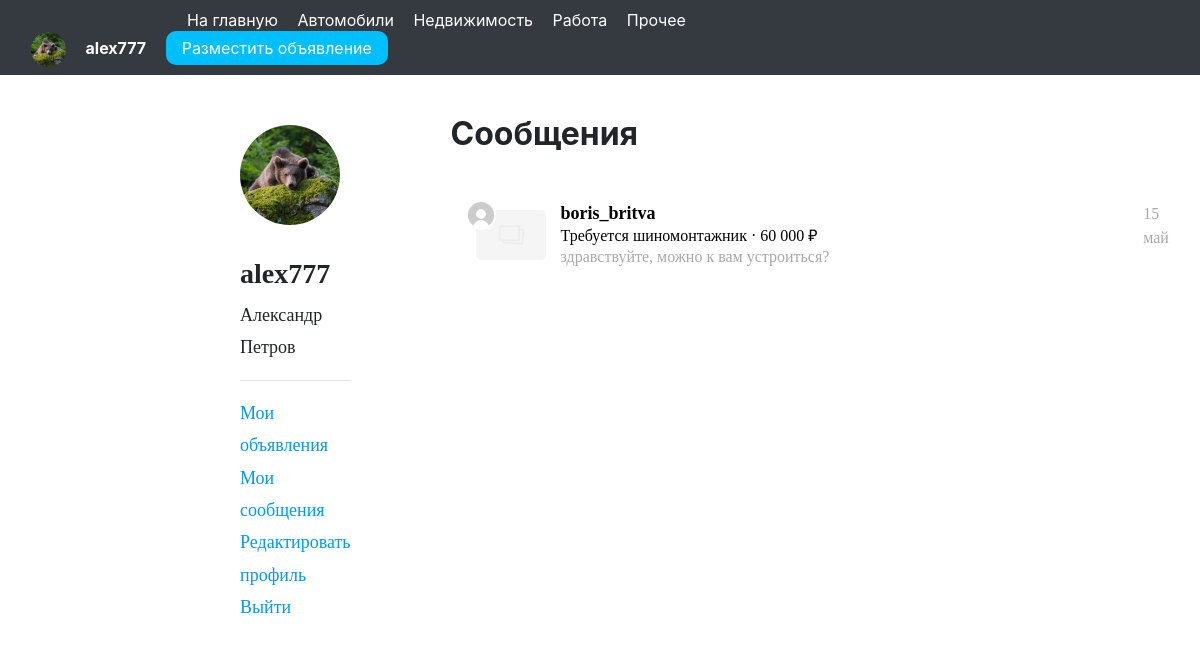
Before: /my_chats/ (signed in) with the older database file.
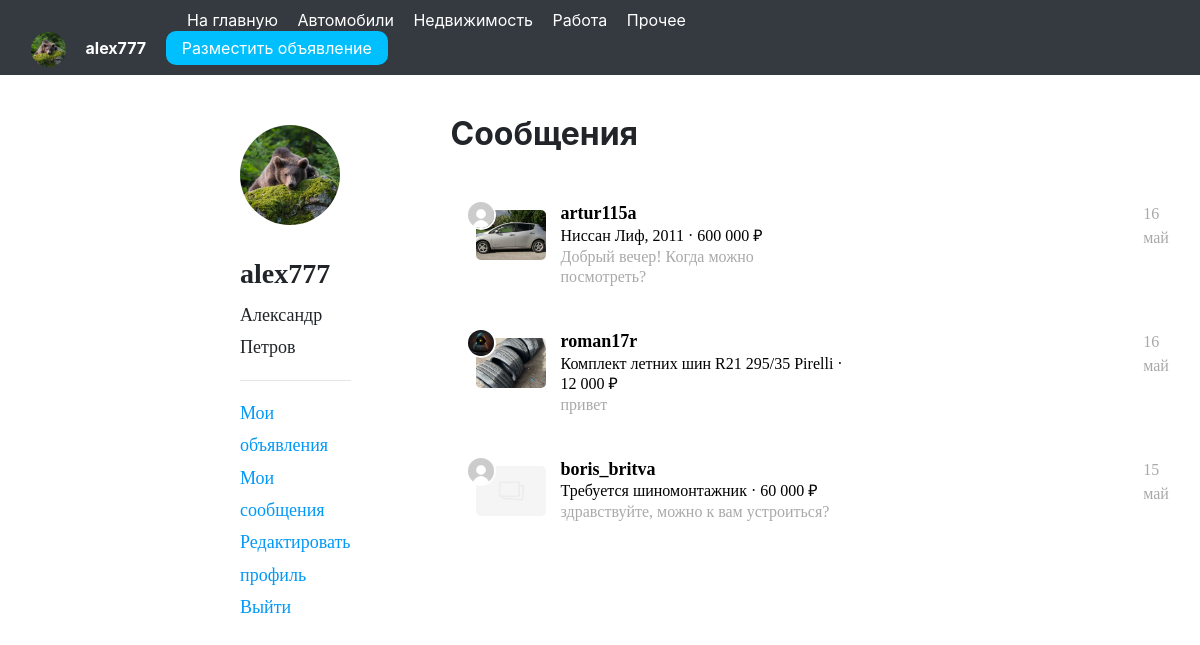
After: the same page with the newer database file.
### avidoapp/models.py (models this page shows)
class User(AbstractUser):
    avatar = models.ImageField(upload_to='images', verbose_name='Аватар', blank=True, null=True)
    phone = models.CharField(max_length=12, verbose_name='Телефон')
    rating = models.FloatField(verbose_name='Рейтинг', default=0)
    is_block = models.BooleanField(verbose_name='Блокировка', default=False)
    time_unblock = models.DateTimeField("Время разблокировки", blank=True, null=True)
    class Meta:
        verbose_name = 'Пользователь'
        verbose_name_plural = 'Пользователи'

class ChatModel(models.Model):
    advert = models.ForeignKey(AdvertModel, on_delete=models.CASCADE, verbose_name='Объявление')
    customer = models.ForeignKey(User, on_delete=models.CASCADE, verbose_name='Покупатель')
    class Meta:
        verbose_name = 'Чат'
        verbose_name_plural = 'Чаты'

class AdvertModel(models.Model):
    author = models.ForeignKey(User, on_delete=models.CASCADE, verbose_name='Автор')
    ad_object = models.ForeignKey(AdObjectModel, on_delete=models.CASCADE, verbose_name='Объект продажи', null=True)
    title = models.CharField(max_length=256, verbose_name='Заголовок')
    description = models.TextField(verbose_name='Описание')
    price = models.IntegerField(verbose_name='Цена')
    address = models.CharField(max_length=256, verbose_name='Адрес')
    publication_date = models.DateTimeField(default=timezone.now, verbose_name='Дата публикации')
    is_displayed = models.BooleanField(default=True, verbose_name='Отображать?')
    def __str__(self):
        return self.title
    class Meta:
        verbose_name = 'Объявление'
        verbose_name_plural = 'Объявления'

class MessageModel(models.Model):
    chat = models.ForeignKey(ChatModel, on_delete=models.CASCADE, verbose_name='Чат')
    author = models.ForeignKey(User, on_delete=models.CASCADE, verbose_name='Автор сообщения')
    creation_time = models.DateTimeField(default=timezone.now, verbose_name='Дата создания сообщения')
    text = models.TextField(verbose_name='Текст')
    class Meta:
        verbose_name = 'Сообщение'
        verbose_name_plural = 'Сообщения'

class ImageModel(models.Model):
    image = models.ImageField(upload_to='images', verbose_name='Фотография', blank=True)
    advert = models.ForeignKey(AdvertModel, on_delete=models.CASCADE, verbose_name='Объявление')
    class Meta:
        verbose_name = 'Фотография'
        verbose_name_plural = 'Фотографии'

### avidoapp/views.py (the view)
# urls.py: path('my_chats/', my_chats_view, name='my_chats'),
def my_chats_view(request):
    my_chats = ChatModel.objects.filter(advert__author=request.user) | ChatModel.objects.filter(customer=request.user)
    sorted_chats = my_chats.annotate(last_message_time=Max('messagemodel__creation_time')).order_by('-last_message_time')
    return render(request, 'my_chats.html', {'my_chats': sorted_chats})

### avidoapp/templates/my_chats.html
{% extends 'profile_base.html' %}
{% load static %}
{% load humanize %}
{% block c %}
<div>
    <h2><b>Сообщения</b></h2><br>
    {% for chat in my_chats %}
        {% if chat.advert.author == request.user %}
        <a href="{% url 'author_chat' chat.id %}">
            <div class="chat">
                <div>
                    <div class="img1">
                        {% if chat.advert.imagemodel_set.first.image %}
                        <img src="{{ chat.advert.imagemodel_set.first.image.url }}">
                        {% else %}
                        <img src="{% static 'img/no_photo.png' %}">
                        {% endif %}
                    </div>
                    <div class="img2"><img src="{{ chat.customer.avatar.url }}"></div>
                </div>
                <div class="chat-info">
                    <span class="chat-info-a">{{ chat.customer.username }}</span><br>
                    <span class="chat-info-b">{{ chat.advert }} · {{ chat.advert.price|intcomma }} ₽</span><br>
                    <span class="chat-info-c">{{ chat.messagemodel_set.last.text }}</span>
                </div>
                <div class="last-msg">
                    {{ chat.messagemodel_set.last.creation_time | date:"j b" }}
                </div>
            </div>
        </a>
        {% else %}
        <a href="{% url 'customer_chat' chat.advert.id %}">
            <div class="chat">
                <div>
                    <div class="img1">
                        {% if chat.advert.imagemodel_set.first.image %}
                        <img src="{{ chat.advert.imagemodel_set.first.image.url }}">
                        {% else %}
                        <img src="{% static 'img/no_photo.png' %}">
                        {% endif %}
                    </div>
                    <div class="img2"><img src="{{ chat.advert.author.avatar.url }}"></div>
                </div>
                <div class="chat-info">
                    <span class="chat-info-a">{{ chat.advert.author.username }}</span><br>
                    <span class="chat-info-b">{{ chat.advert }} · {{ chat.advert.price|intcomma }} ₽</span><br>
                    <span class="chat-info-c">{{ chat.messagemodel_set.last.text }}</span>
                </div>
                <div class="last-msg">
                    {{ chat.messagemodel_set.last.creation_time | date:"j b" }}
                </div>
            </div>
        </a>
        {% endif %}
    {% endfor %}
</div>
{% endblock c %}

### avidoapp/templates/profile_base.html
{% extends 'base.html' %}
{% block content %}
<div class="my-profile">
    <div class="profile">
        <img src="{{ user.avatar.url }}"><br><br>
        <h3><b>{{ user.username }}</b></h3>
        <p>{{ user.first_name }} {{ user.last_name }}</p><hr>
        <a href="{% url 'my_profile' %}">Мои объявления</a><br>
        <a href="{% url 'my_chats' %}">Мои сообщения</a><br>
        <a href="{% url 'edit_profile' %}">Редактировать профиль</a><br>
        <a href="{% url 'logout' %}">Выйти</a><br>
    </div>
    <div class="block-c">
        {% block c %}{% endblock c %}
    </div>
</div>
{% endblock content %}

### avidoapp/templates/base.html (shortened to what this page needs)
<!DOCTYPE html>
{% load static %}
<html lang="en">
<head>
    <link rel="stylesheet" href="https://cdn.jsdelivr.net/npm/bootstrap@4.4.1/dist/css/bootstrap.min.css"
>
    <link rel="stylesheet" href="{% static 'css/style.css' %}" type="text/css">
</head>
<body>
<nav class="navbar navbar-dark bg-dark">
    <div class="container-fluid">
        <div class="navbar-a">
            <a href="{% url 'main' %}">На главную</a>
            <a href="{% url 'cars' %}">Автомобили</a>
            <a href="{% url 'houses' %}">Недвижимость</a>
            <a href="{% url 'jobs' %}">Работа</a>
            <a href="{% url 'others' %}">Прочее</a>
        </div>
        <div>
            {% if user.is_anonymous %}
                <div class="navbar-b">
                    <a href="{% url 'registration' %}">Регистрация</a>
                    <a href="{% url 'auth' %}">Войти</a>
                </div>
            {% else %}
                <div class="navbar-b">
                    <a href="{% url 'my_profile' %}">
                        <span>
                            <img src="{{ user.avatar.url }}">
                            <b>{{ user.username }}</b>
                        </span>
                    </a>
                    <a href="{% url 'choice_advert' %}"><span class="navbar-b-span">Разместить объявление</span></a>
                </div>
            {% endif %}
        </div>
  </div>
</nav>
{% block content %}{% endblock content %}
</body>
</html>

### avidoapp/static/css/style.css (style rules this page uses)
.navbar-a a { color: white; margin-right: 15px; }
.navbar-a { margin-left: 13vw; }
.navbar-b { margin-right: 11vw; }
.navbar-b a { color: white; margin-right: 15px; }
.navbar-b img { border-radius: 100px; width: 35px; height: 35px; margin-right: 15px; }
.navbar-b-span { background-color: deepskyblue; padding: 7px 16px 7px 16px; border-radius: 10px; }
.my-profile { display: flex; }
.profile { margin-left: 30vh; margin-top: 50px; font-family: Trebuchet MS; line-height: 1.8; font-size: 18px; }
.profile img { width: 100px; height: 100px; border-radius: 100px; }
.profile a { color: #0099f7; }
.block-c { margin-left: 100px; margin-top: 40px; }
.chat { display: flex; font-family: Trebuchet MS; padding: 25px; border-radius: 15px; }
.img1 { overflow: hidden; width: 70px; height: 50px; }
.img1 img { height: 100%; width: 100%; border-radius: 5px; object-fit: cover; }
.img2 { overflow: hidden; width: 30px; height: 30px; margin-top: -60px; margin-left: -10px; }
.img2 img { height: 100%; width: 100%; border: 2px solid white; border-radius: 100%; object-fit: cover; }
.chat-info { margin-top: -8px; margin-left: 15px; line-height: 1.3; width: 300px; }
.chat-info-a { font-size: 18px; font-weight: 700; color: black; }
.chat-info-b { font-size: 16px; color: black; }
.chat-info-c { font-size: 16px; color: darkgray; }
.last-msg { margin-top: -8px; margin-left: 300px; color: darkgray; }

Changed rows visible on the page:
added ChatModel: advert.imagemodel_set.first.image (picture), advert.author.avatar (placeholder picture), advert.author.username "artur115a", advert "Ниссан Лиф, 2011", advert.price "600 000", messagemodel_set.last.text "Добрый вечер! Когда можно посмотреть?", messagemodel_set.last.creation_time "16 май"
added ChatModel: advert.imagemodel_set.first.image (picture), customer.avatar (picture), customer.username "roman17r", advert "Комплект летних шин R21 295/35 Pirelli", advert.price "12 000", messagemodel_set.last.text "привет", messagemodel_set.last.creation_time "16 май"
